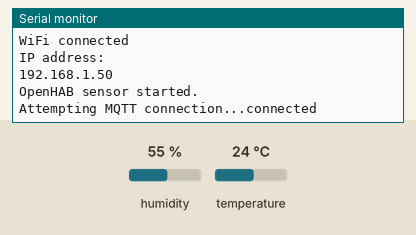
Bench run of a sketch on a simulated ESP8266 (NodeMCU). On the bench: the last lines printed to the serial monitor. The test bench sets the inputs (shaded band); at power-on: humidity 55 %, temperature 24 °C. WiFi joins after 1.5 s; servers stay silent unless stated; no MQTT or app messages arrive unless stated; not simulated (calls return 0 or success): passwords.h.

Above: at 2.7 s.
2.8 s: humidity set to 22 %
At 5.6 s:
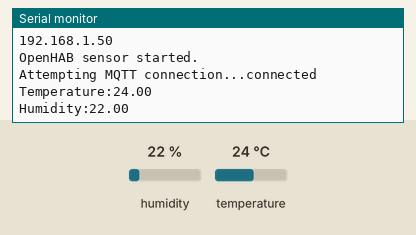
9.7 s: temperature set to 12 °C
At 10.6 s:
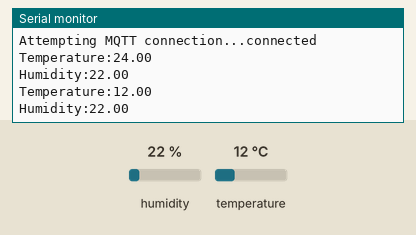
16.6 s: humidity set to 40 %
At 20.7 s:
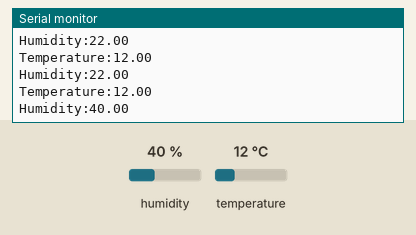

The sketch:

sensor-dht22.ino
```cpp
// ESP8266 sketch sending data from sensor to MQTT
// sensor: DHT22, wifi connection, sending to OpenHAB

#include "DHT.h"
#include <ESP8266WiFi.h>
#include <Wire.h>
#include <PubSubClient.h>


// =============== configuration of Wifi ====================================
#define wifi_ssid "ssid"
#define wifi_password "password"

// configuration f MQTT server ==============================================
#define mqtt_server "mqtt server name/ip address"
// no MQTT security
// #define mqtt_user "your_username"
// #define mqtt_password "your_password"

// passwords and other sensitive information in a separate file not published
#include "passwords.h"

// =============== configuration of MQTT topics / OpenHAB items setup =======
#define humidity_topic "PI1/humidity"
#define temperature_topic "PI1/temperature"

// =============== configuration of DHT sensor ==============================
#define DHTPIN 2     // what digital pin we're connected to
// pin 1 3,3 V, pin 4 (right) to ground
// Connect a 10K resistor from pin 2 (data) to pin 1 (power) of the sensor

// Uncomment whatever type you're using!
//#define DHTTYPE DHT11   // DHT 11
#define DHTTYPE DHT22   // DHT 22  (AM2302), AM2321
//#define DHTTYPE DHT21   // DHT 21 (AM2301)

// ===================== config end ==========================================


// Initialize DHT sensor.
// Note that older versions of this library took an optional third parameter to
// tweak the timings for faster processors.  This parameter is no longer needed
// as the current DHT reading algorithm adjusts itself to work on faster procs.
DHT dht(DHTPIN, DHTTYPE);

WiFiClient espClient;
PubSubClient client(espClient);


void setup() {
  Serial.begin(115200);
  setup_wifi();
  client.setServer(mqtt_server, 1883);
  Serial.println("OpenHAB sensor started.");

  dht.begin();
}

void setup_wifi() {
  delay(10);
  // We start by connecting to a WiFi network
  Serial.println();
  Serial.print("Connecting to ");
  Serial.println(wifi_ssid);

  WiFi.begin(wifi_ssid, wifi_password);

  while (WiFi.status() != WL_CONNECTED) {
    delay(500);
    Serial.print(".");
  }

  Serial.println("");
  Serial.println("WiFi connected");
  Serial.println("IP address: ");
  Serial.println(WiFi.localIP());
}

void reconnect() {
  // Loop until we're reconnected
  while (!client.connected()) {
    Serial.print("Attempting MQTT connection...");
    // Attempt to connect
    if (client.connect("ESP8266Client")) {
      Serial.println("connected");
    } else {
      Serial.print("failed, rc=");
      Serial.print(client.state());
      Serial.println(" try again in 5 seconds");
      // Wait 5 seconds before retrying
      delay(5000);
    }
  }
}

// lastMsg is time when last measurement was done
long lastMsg = millis();

float temp = 0;
float hum = 0;

void loop(){
  //auto reconnect MQTT if needed
  if (!client.connected()) {
    reconnect();
  }
  //call MQTT library internal loop
  client.loop();

  long now = millis();
  if (now - lastMsg > 5000) {
    // do measurement and send it
    lastMsg = now;


    // Reading temperature or humidity takes about 250 milliseconds!
    // Sensor readings may also be up to 2 seconds 'old' (its a very slow sensor)
    float hum = dht.readHumidity();
    // Read temperature as Celsius (the default)
    float temp = dht.readTemperature();

    // Check if any reads failed and exit early (to try again).
    if (isnan(hum) || isnan(temp)) {
      Serial.println("Failed to read from DHT sensor!");
      return;
    }

    //publish measurement to MQTT
    Serial.print("Temperature:");
    Serial.println(String(temp).c_str());
    client.publish(temperature_topic, String(temp).c_str(), true);

    Serial.print("Humidity:");
    Serial.println(String(hum).c_str());
    client.publish(humidity_topic, String(hum).c_str(), true);
    // read the return code?
  }
}
```

Measured:
- after the input at 2.8 s, the serial monitor: prints a new line after 2.2 s (image 1)
- after the input at 9.7 s, the serial monitor: prints a new line after 0.31 s (image 2)
- after the input at 16.6 s, the serial monitor: prints a new line after 3.4 s (image 3)
